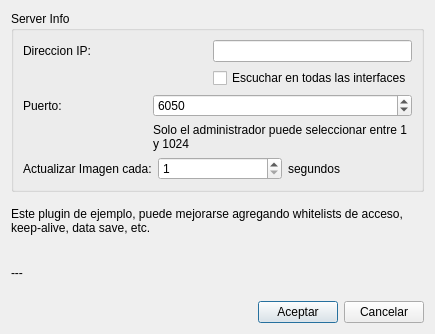
<ui version="4.0" >
 <class>ConfigPlugin</class>
 <widget class="QDialog" name="ConfigPlugin" >
  <property name="geometry" >
   <rect>
    <x>0</x>
    <y>0</y>
    <width>435</width>
    <height>334</height>
   </rect>
  </property>
  <property name="windowTitle" >
   <string>Configurar Efectos</string>
  </property>
  <layout class="QGridLayout" name="gridLayout_5" >
   <item row="0" column="0" colspan="3" >
    <widget class="QGroupBox" name="groupBox" >
     <property name="title" >
      <string>Server Info</string>
     </property>
     <layout class="QGridLayout" name="gridLayout_4" >
      <item row="0" column="0" >
       <layout class="QGridLayout" name="gridLayout" >
        <item row="0" column="0" >
         <widget class="QLabel" name="label" >
          <property name="text" >
           <string>Direccion IP:</string>
          </property>
         </widget>
        </item>
        <item row="0" column="1" >
         <widget class="QLineEdit" name="le_ip" />
        </item>
        <item row="1" column="0" >
         <spacer name="horizontalSpacer" >
          <property name="orientation" >
           <enum>Qt::Horizontal</enum>
          </property>
          <property name="sizeHint" stdset="0" >
           <size>
            <width>40</width>
            <height>20</height>
           </size>
          </property>
         </spacer>
        </item>
        <item row="1" column="1" >
         <widget class="QCheckBox" name="cb_allips" >
          <property name="text" >
           <string>Escuchar en todas las interfaces</string>
          </property>
         </widget>
        </item>
       </layout>
      </item>
      <item row="1" column="0" >
       <layout class="QGridLayout" name="gridLayout_2" >
        <item row="0" column="0" >
         <widget class="QLabel" name="label_2" >
          <property name="text" >
           <string>Puerto:</string>
          </property>
         </widget>
        </item>
        <item row="0" column="1" >
         <widget class="QSpinBox" name="sb_port" >
          <property name="minimum" >
           <number>1</number>
          </property>
          <property name="maximum" >
           <number>65534</number>
          </property>
          <property name="value" >
           <number>6050</number>
          </property>
         </widget>
        </item>
        <item row="1" column="0" >
         <spacer name="horizontalSpacer_3" >
          <property name="orientation" >
           <enum>Qt::Horizontal</enum>
          </property>
          <property name="sizeHint" stdset="0" >
           <size>
            <width>130</width>
            <height>20</height>
           </size>
          </property>
         </spacer>
        </item>
        <item row="1" column="1" >
         <widget class="QLabel" name="label_3" >
          <property name="text" >
           <string>Solo el administrador puede seleccionar entre 1 y 1024</string>
          </property>
          <property name="scaledContents" >
           <bool>false</bool>
          </property>
          <property name="wordWrap" >
           <bool>true</bool>
          </property>
         </widget>
        </item>
       </layout>
      </item>
      <item row="2" column="0" >
       <layout class="QGridLayout" name="gridLayout_3" >
        <item row="0" column="0" >
         <widget class="QLabel" name="label_4" >
          <property name="text" >
           <string>Actualizar Imagen cada:</string>
          </property>
         </widget>
        </item>
        <item row="0" column="1" >
         <widget class="QSpinBox" name="sb_seconds" >
          <property name="minimum" >
           <number>1</number>
          </property>
          <property name="maximum" >
           <number>3600</number>
          </property>
         </widget>
        </item>
        <item row="0" column="2" >
         <widget class="QLabel" name="label_5" >
          <property name="text" >
           <string>segundos</string>
          </property>
         </widget>
        </item>
       </layout>
      </item>
     </layout>
    </widget>
   </item>
   <item row="1" column="0" colspan="3" >
    <widget class="QLabel" name="label_11" >
     <property name="text" >
      <string>Este plugin de ejemplo, puede mejorarse agregando whitelists de acceso, keep-alive, data save, etc.</string>
     </property>
     <property name="wordWrap" >
      <bool>true</bool>
     </property>
    </widget>
   </item>
   <item row="2" column="0" colspan="3" >
    <widget class="QLabel" name="tl_currentip" >
     <property name="text" >
      <string>---</string>
     </property>
    </widget>
   </item>
   <item row="3" column="0" >
    <spacer name="horizontalSpacer_4" >
     <property name="orientation" >
      <enum>Qt::Horizontal</enum>
     </property>
     <property name="sizeHint" stdset="0" >
      <size>
       <width>206</width>
       <height>20</height>
      </size>
     </property>
    </spacer>
   </item>
   <item row="3" column="1" >
    <widget class="QPushButton" name="pushButton" >
     <property name="text" >
      <string>Aceptar</string>
     </property>
    </widget>
   </item>
   <item row="3" column="2" >
    <widget class="QPushButton" name="pushButton_2" >
     <property name="text" >
      <string>Cancelar</string>
     </property>
    </widget>
   </item>
  </layout>
 </widget>
 <tabstops>
  <tabstop>le_ip</tabstop>
  <tabstop>cb_allips</tabstop>
  <tabstop>sb_port</tabstop>
  <tabstop>sb_seconds</tabstop>
  <tabstop>pushButton</tabstop>
  <tabstop>pushButton_2</tabstop>
 </tabstops>
 <resources/>
 <connections>
  <connection>
   <sender>pushButton</sender>
   <signal>clicked()</signal>
   <receiver>ConfigPlugin</receiver>
   <slot>accept()</slot>
   <hints>
    <hint type="sourcelabel" >
     <x>260</x>
     <y>293</y>
    </hint>
    <hint type="destinationlabel" >
     <x>209</x>
     <y>326</y>
    </hint>
   </hints>
  </connection>
  <connection>
   <sender>pushButton_2</sender>
   <signal>clicked()</signal>
   <receiver>ConfigPlugin</receiver>
   <slot>reject()</slot>
   <hints>
    <hint type="sourcelabel" >
     <x>362</x>
     <y>303</y>
    </hint>
    <hint type="destinationlabel" >
     <x>370</x>
     <y>370</y>
    </hint>
   </hints>
  </connection>
 </connections>
</ui>
